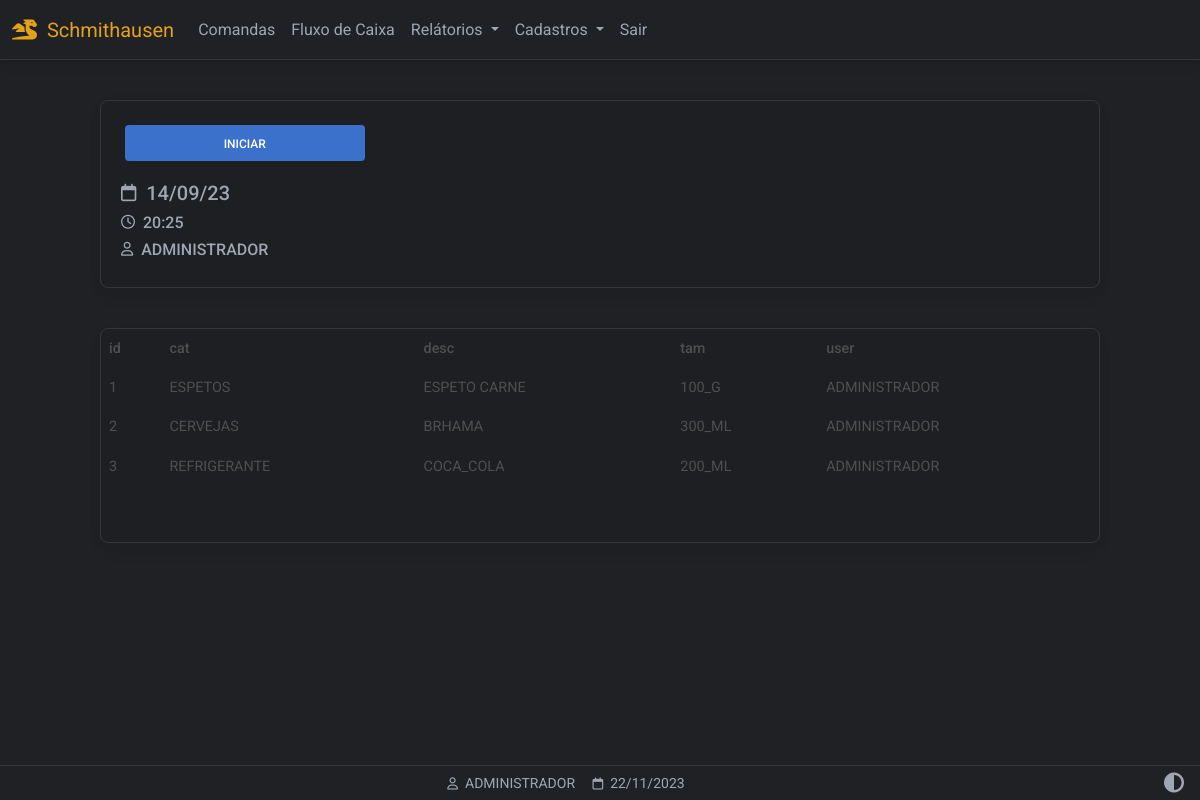
Screenshot of /comandas (signed in) with the database file from the repository.
### website/models.py (models this page shows)
class User(db.Model, UserMixin):
    id = db.Column(db.Integer, primary_key=True)
    email = db.Column(db.String(150), unique=True)
    password = db.Column(db.String(150))
    first_name = db.Column(db.String(150))
    user = db.relationship('Produto',backref='produto')

class Produto(db.Model):
    id = db.Column(db.Integer, primary_key=True)
    descricao = db.Column(db.String(150))
    valor = db.Column(db.Float)
    data_criacao = db.Column(db.DateTime(timezone=True), default=func.now())
    user_id = db.Column(db.Integer, db.ForeignKey('user.id'))
    cat_id = db.Column(db.Integer, db.ForeignKey('categoria.id'))
    tam_id = db.Column(db.Integer, db.ForeignKey('tamanho.id'))
    usuario = db.relationship('User',backref='usuarios')
    categoria = db.relationship('Categoria',backref='categorias')
    tamanho = db.relationship('Tamanho',backref='tamanho')

class Categoria(db.Model):
    id = db.Column(db.Integer, primary_key=True)
    nome = db.Column(db.String(150))
    categoria = db.relationship('Tamanho',backref='tamanhos')

class Tamanho(db.Model):
    id = db.Column(db.Integer, primary_key=True)
    nome = db.Column(db.String(150))
    cat_id = db.Column(db.Integer, db.ForeignKey('categoria.id'))

### website/routes/views.py (the view)
@views.route('/comandas', methods=['GET', 'POST'])
@login_required
def comandas():
    df_produtos = Produto.query.all()
    return render_template("comandas.html",
                           user=current_user,
                           data=data,
                           dfProdutos = df_produtos)

### website/__init__.py (called while the page is built)
def create_app():
    app = Flask(__name__)
    app.config['SECRET_KEY'] = 'hjshjhdjah kjshkjdhjs'
    app.config['SQLALCHEMY_DATABASE_URI'] = f'sqlite:///{DB_NAME}'
    app.config["TEMPLATES_AUTO_RELOAD"] = True
    db.init_app(app)
    from .routes.views import views
    from .routes.view_login import auth
    app.register_blueprint(views, url_prefix='/')
    app.register_blueprint(auth, url_prefix='/')
    from .models import User, Cliente, Produto
    with app.app_context():
        db.create_all()
    login_manager = LoginManager()
    login_manager.login_view = 'auth.login'
    login_manager.login_message = u"FAVOR EFETUAR LOGIN!"
    login_manager.init_app(app)
    @login_manager.user_loader
    def load_user(id):
        return User.query.get(int(id))
    return app

### website/templates/comandas.html (shortened to what this page needs)
{% extends "base.html" %}
{% block content %}
<div class="container-fluid" style="min-height:100dvh;padding-top:100px">
<section class="painel w-100 card myTheme-900 larg-max m-auto ">
<div class="painel-one">
    <a  href="#" class="btn btn-primary m-1 w-50">INICIAR</a>
    <h2 class="h5"><i class="fa-regular fa-calendar fa-sm"></i>&nbsp;&nbsp;14/09/23</h2>
    <h3 class="h6"><i class="fa-regular fa-clock fa-sm"></i></i>&nbsp;&nbsp;20:25</h3>
    <h3 class="h6"><i class="fa-regular fa-user fa-sm"></i></i>&nbsp;&nbsp;{{ user.first_name.split()[0] | upper }}</h3>
</div>
</section>
<div class="table-responsive w-100 card myTheme-900 larg-max m-auto" style="padding-bottom: 40px">
    <table class="table table-borderless table-sm">
        <tr>
            <th>id</th>
            <th>cat</th>
            <th>desc</th>
            <th>tam</th>
            <th>user</th>
        </tr>
        {% for produto in dfProdutos %}
        <tr>
           <td>{{produto.id}}</td>
           <td>{{produto.categoria.nome}}</td>
           <td>{{produto.descricao}}</td>
           <td>{{produto.tamanho.nome}}</td>
           <td>{{produto.usuario.first_name}}</td>
        </tr>
        {% endfor %}
    </table>
</div>
</div>
{% endblock %}
{% block titlefooter %}
<span>
&nbsp;{{ user.first_name.split()[0] | upper }}
<span>
&nbsp;{{ data.strftime('%d/%m/%Y') }}
</span>
{% endblock %}

### website/templates/base.html (shortened to what this page needs)
<!DOCTYPE html>
<html lang="pt-br" class="{{ 'light-mode' if session.get('theme') == 'light' }}">
<head>
<link rel="stylesheet" href="https://cdnjs.cloudflare.com/ajax/libs/font-awesome/6.0.0/css/all.min.css"/>
<link rel="stylesheet" type="text/css"       href="{{ url_for('static', filename='css/mdb.min.css')      }}">
<link rel="stylesheet" type="text/css"       href="{{ url_for('static', filename='css/base.css')         }}">
</head>
<body class="myTheme-500">
<nav id="navbar" class="autohide navbar navbar-expand-lg fixed-top myTheme-500">
  <div class="container-fluid">
    <a class="navbar-brand"><i class="fa-solid fa-dragon"></i>&nbsp;&nbsp;Schmithausen</a>
    {% if user.is_authenticated %}
    <div class="collapse navbar-collapse" id="navbarSupportedContent">
      <ul class="navbar-nav me-auto mb-2 mb-lg-0 my-navbar">
        <li class="nav-item">
          <a class="nav-link" href="/comandas">Comandas</a>
        </li>
        <li class="nav-item">
          <a class="nav-link" href="#">Fluxo de Caixa</a>
        </li>
        <li class="nav-item dropdown">
          <a class="nav-link dropdown-toggle" href="#" id="navbarDropdown" role="button" data-mdb-toggle="dropdown" aria-expanded="false">
            Relátorios
          </a>
        </li>
        <li class="nav-item dropdown">
          <a class="nav-link dropdown-toggle" href="#" id="navbarDropdown" role="button" data-mdb-toggle="dropdown" aria-expanded="false">
            Cadastros
          </a>
                      <li class="nav-item">
                      <a class="nav-link btn-sair" href="/logout">Sair</a>
                      </li>
        {% endif %}
        </li>
      </ul>
    </div>
  </div>
</nav>
  {% block content %}
  {% endblock %}
<footer class="row text-center fixed-bottom my-footer">
  <div class="col text-center p-1" style="min-width: 250px">
   <small>
   {% block titlefooter %}{% endblock %}
   </small>
    </div>
<div class="col text-center p-1 me-2" style="max-width: 60px;">
<a href="{{ url_for('views.toggle_theme', current_page=request.path) }}">
  <span>
  <i class="fa-solid fa-circle-half-stroke fa-lg"></i>
  </span>
</div>
</footer>
</body>
</html>

### website/static/css/base.css (style rules this page uses)
:root { --custom-color: 211, 84, 0; --color-primary: 59, 113, 202; --color-secondary: 159,166,178; --color-success: 20,164,77; --color-danger: 220, 76, 76; --color-warning: 228,161,27; --color-info: 84,180,211; --color-ligth: 251,251,251; --color-theme-500: 32, 33, 36; --color-theme-900: 30, 31, 34; --cor-fonte: 159,166,178; --cor-da-borda: 53, 56, 59; }
.larg-max { max-width: 1000px!important; }
.myTheme-900 { background-color: rgb(var(--color-theme-900))!important; color: rgb(var(--cor-fonte))!important; }
.myTheme-500 { background-color: rgb(var(--color-theme-500))!important; color: rgb(var(--cor-fonte))!important; }
.navbar-expand-lg { background-color: rgb(var(--color-theme-900)); border-bottom: 1px solid rgb(var(--cor-da-borda)); }
.fa-bars, .fa-circle-half-stroke { color: rgb(var(--cor-fonte))!important; }
#navbar .nav-link { color: rgb(var(--cor-fonte))!important; }
.my-footer { background-color: rgb(var(--color-theme-500)); border-top: 1px solid rgb(var(--cor-da-borda)); color: rgb(var(--cor-fonte)); }
.my-footer span { color: rgb(var(--cor-fonte)); }
.table-responsive { border: 1px solid rgb(var(--cor-da-borda))!important; color: rgb(var(--cor-fonte))!important; margin-bottom: 80px!important; }
.btn { box-shadow: none!important; }
.navbar-brand { color:rgba(var(--color-warning),1); pointer-events: none;" }
.painel { border: 1px solid rgb(var(--cor-da-borda))!important; min-height: 150px; display: flex; flex-direction: row; flex-wrap: wrap; justify-content: start; align-items: start; padding: 20px; margin-bottom: 40px!important; }
.painel > div { min-width: 300px; flex:1; }
.painel-one .btn { margin-bottom: 20px!important; }

### rows the page displays
User: first_name "ADMINISTRADOR"
Produto: id "1", categoria.nome "ESPETOS", descricao "ESPETO CARNE", tamanho.nome "100_G", usuario.first_name "ADMINISTRADOR"
Produto: id "2", categoria.nome "CERVEJAS", descricao "BRHAMA", tamanho.nome "300_ML", usuario.first_name "ADMINISTRADOR"
Produto: id "3", categoria.nome "REFRIGERANTE", descricao "COCA_COLA", tamanho.nome "200_ML", usuario.first_name "ADMINISTRADOR"

### other values shown
{{ data.strftime('%d/%m/%Y') }} "22/11/2023"
